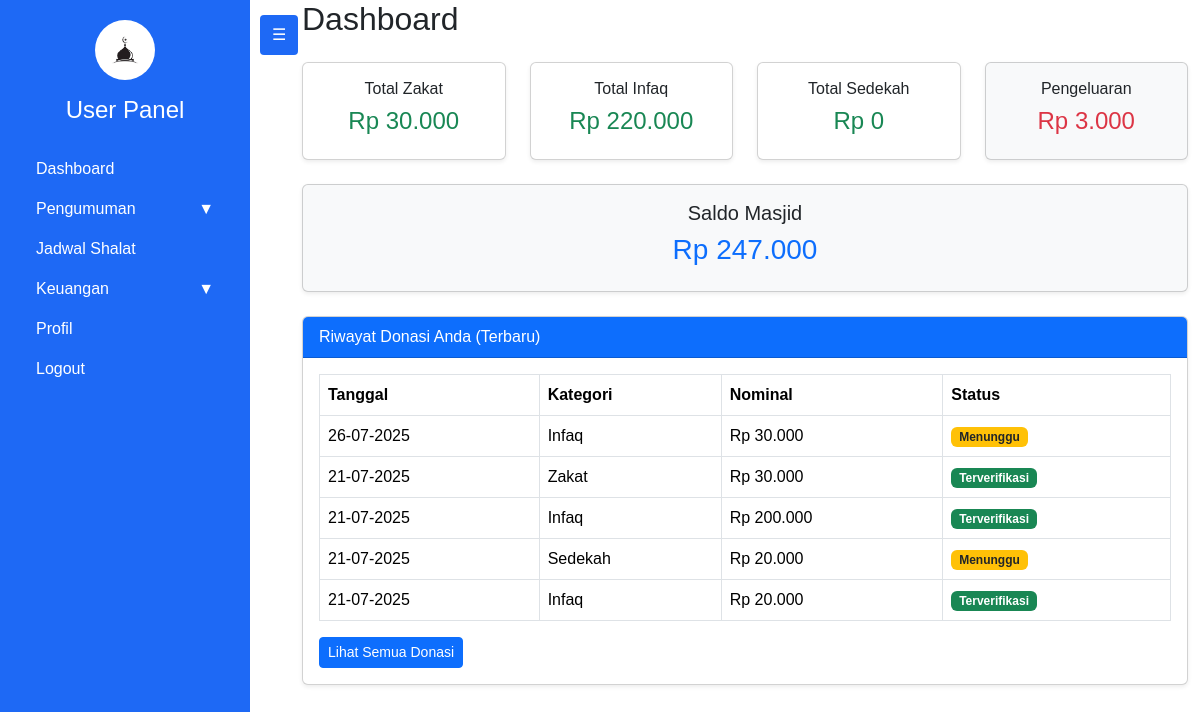
The page /user/dashboard.php (signed in) on the database its author committed.
### tables this page shows
CREATE TABLE `keuangan_pemasukan` (
  `id` int(11) NOT NULL,
  `kategori` enum('zakat','infaq','sedekah') NOT NULL,
  `nominal` decimal(15,2) NOT NULL,
  `keterangan` varchar(255) DEFAULT NULL,
  `bukti_pembayaran` varchar(255) DEFAULT NULL,
  `user_id` int(11) DEFAULT NULL,
  `tanggal` date NOT NULL,
  `status` enum('pending','verified','rejected') DEFAULT 'pending',
  `alasan_penolakan` text DEFAULT NULL
);

### user/dashboard.php (the view, shortened to what this page needs)
<?php
include '../config/db.php';
include 'layout/header.php';
include 'layout/sidebar.php';
$userId = $_SESSION['id'];
$zakat = mysqli_fetch_assoc(mysqli_query($conn, "SELECT SUM(nominal) as total FROM keuangan_pemasukan WHERE kategori='zakat' AND status='verified'"));
$infaq = mysqli_fetch_assoc(mysqli_query($conn, "SELECT SUM(nominal) as total FROM keuangan_pemasukan WHERE kategori='infaq' AND status='verified'"));
$sedekah = mysqli_fetch_assoc(mysqli_query($conn, "SELECT SUM(nominal) as total FROM keuangan_pemasukan WHERE kategori='sedekah' AND status='verified'"));
$pengeluaran = mysqli_fetch_assoc(mysqli_query($conn, "SELECT SUM(nominal) as total FROM keuangan_pengeluaran"));
$totalSaldo = ($zakat['total'] ?? 0) + ($infaq['total'] ?? 0) + ($sedekah['total'] ?? 0) - ($pengeluaran['total'] ?? 0);
$riwayatDonasi = mysqli_query($conn, "SELECT * FROM keuangan_pemasukan WHERE user_id='$userId' ORDER BY tanggal DESC LIMIT 5");
?>
<div class="container-fluid">
    <h2 class="mb-4">Dashboard</h2>
    <div class="row mb-4">
        <div class="col-md-3">
            <div class="card shadow-sm text-center">
                <div class="card-body">
                    <h6>Total Zakat</h6>
                    <h4 class="text-success">Rp <?= number_format($zakat['total'] ?? 0, 0, ',', '.'); ?></h4>
                </div>
            </div>
        </div>
        <div class="col-md-3">
            <div class="card shadow-sm text-center">
                <div class="card-body">
                    <h6>Total Infaq</h6>
                    <h4 class="text-success">Rp <?= number_format($infaq['total'] ?? 0, 0, ',', '.'); ?></h4>
                </div>
            </div>
        </div>
        <div class="col-md-3">
            <div class="card shadow-sm text-center">
                <div class="card-body">
                    <h6>Total Sedekah</h6>
                    <h4 class="text-success">Rp <?= number_format($sedekah['total'] ?? 0, 0, ',', '.'); ?></h4>
                </div>
            </div>
        </div>
        <div class="col-md-3">
            <div class="card shadow-sm text-center bg-light">
                <div class="card-body">
                    <h6>Pengeluaran</h6>
                    <h4 class="text-danger">Rp <?= number_format($pengeluaran['total'] ?? 0, 0, ',', '.'); ?></h4>
                </div>
            </div>
        </div>
    </div>
    <div class="card mb-4 shadow-sm text-center bg-light">
        <div class="card-body">
            <h5>Saldo Masjid</h5>
            <h3 class="text-primary">Rp <?= number_format($totalSaldo, 0, ',', '.'); ?></h3>
        </div>
    </div>
    <div class="card shadow-sm">
        <div class="card-header bg-primary text-white">Riwayat Donasi Anda (Terbaru)</div>
        <div class="card-body table-responsive">
            <table class="table table-bordered">
                <thead>
                    <tr>
                        <th>Tanggal</th>
                        <th>Kategori</th>
                        <th>Nominal</th>
                        <th>Status</th>
                    </tr>
                </thead>
                <tbody>
                    <?php if (mysqli_num_rows($riwayatDonasi) > 0): ?>
                        <?php while ($d = mysqli_fetch_assoc($riwayatDonasi)): ?>
                            <tr>
                                <td><?= date('d-m-Y', strtotime($d['tanggal'])); ?></td>
                                <td><?= ucfirst($d['kategori']); ?></td>
                                <td>Rp <?= number_format($d['nominal'], 0, ',', '.'); ?></td>
                                <td>
                                    <?php if($d['status'] == 'verified'): ?>
                                        <span class="badge bg-success">Terverifikasi</span>
                                    <?php elseif($d['status'] == 'pending'): ?>
                                        <span class="badge bg-warning text-dark">Menunggu</span>
                                    <?php else: ?>
                                        <span class="badge bg-danger">Ditolak</span>
                                    <?php endif; ?>
                                </td>
                            </tr>
                        <?php endwhile; ?>
                    <?php else: ?>
                        <tr><td colspan="4" class="text-center">Belum ada donasi</td></tr>
                    <?php endif; ?>
                </tbody>
            </table>
            <a href="pemasukan.php" class="btn btn-primary btn-sm">Lihat Semua Donasi</a>
        </div>
    </div>
</div>
<?php include 'layout/footer.php'; ?>

### user/layout/sidebar.php (style rules this page uses)
body { margin: 0; font-family: Arial, sans-serif; overflow-x: hidden; }

### rows shown on the page
keuangan_pemasukan: tanggal "26-07-2025", kategori "Infaq", nominal "30.000", status "Menunggu"
keuangan_pemasukan: tanggal "21-07-2025", kategori "Zakat", nominal "30.000", status "Terverifikasi"
keuangan_pemasukan: tanggal "21-07-2025", kategori "Infaq", nominal "200.000", status "Terverifikasi"
keuangan_pemasukan: tanggal "21-07-2025", kategori "Sedekah", nominal "20.000", status "Menunggu"
keuangan_pemasukan: tanggal "21-07-2025", kategori "Infaq", nominal "20.000", status "Terverifikasi"

### other values the page prints
$zakat['total'] "30.000"
$infaq['total'] "220.000"
$sedekah['total'] "0"
$pengeluaran['total'] "3.000"
$totalSaldo "247.000"
